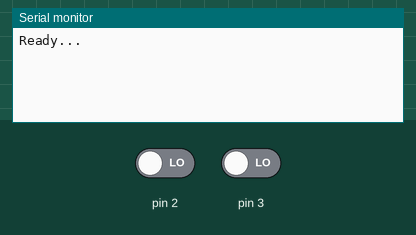
This sketch was run on a simulated Arduino Uno, built with avr-gcc and run on an emulated ATmega328P. Parts: the last lines printed to the serial monitor. The inputs (shaded band) are chosen by the test bench; at power-on: pin 2 LOW, pin 3 LOW.

Above: at 1.2 s.
1.3 s: pin 2 driven HIGH
At 1.7 s:
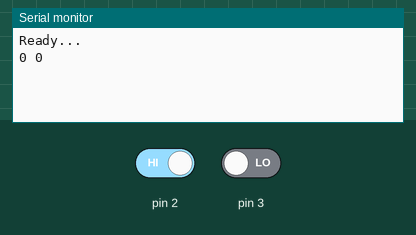
2.8 s: pin 3 driven HIGH
At 4.0 s:
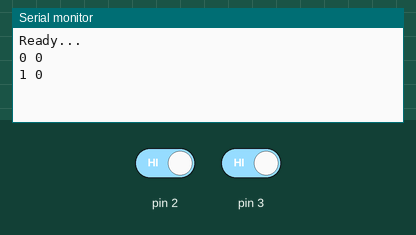
4.3 s: pin 3 driven LOW
At 5.4 s:
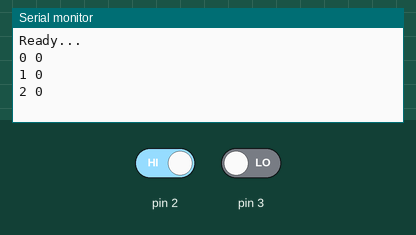

Measured:
- after the input at 1.3 s, the serial monitor: prints a new line at once (image 1)
- after the input at 2.8 s, the serial monitor: prints a new line at once (image 2)
- after the input at 4.3 s, the serial monitor: prints a new line at once (image 3)

The sketch:

photo_interrupter.ino
```cpp
#include <printf.h>

#define SERIAL_DEBUG

class Latch {
private:
  byte pin;
  boolean value;

public:
  Latch(byte p) : pin(p) {
    pinMode(pin, INPUT);
  }

  boolean tick() {
    boolean newValue = digitalRead(pin);
    if (newValue != value) {
      value = newValue;
      return true;
    }
    return false;
  }
};

long one = 0;
long two = 0;

void encode1() {
  one++;
}

void encode0() {
  two++;
}

static Latch l1(7);
static Latch l2(8);

void setup() {
  Serial.begin(9600);
  printf_begin();

  attachInterrupt(0, encode0, CHANGE);
  attachInterrupt(1, encode1, CHANGE);

  Serial.println("Ready...");
}

void loop() {
  static long lastOne = 0;
  static long lastTwo = 0;
  if (lastOne != one || lastTwo != two) {
    printf("%d %d\n\r", one, two);
    lastOne = one;
    lastTwo = two;
  }
  delay(10);
}
```
